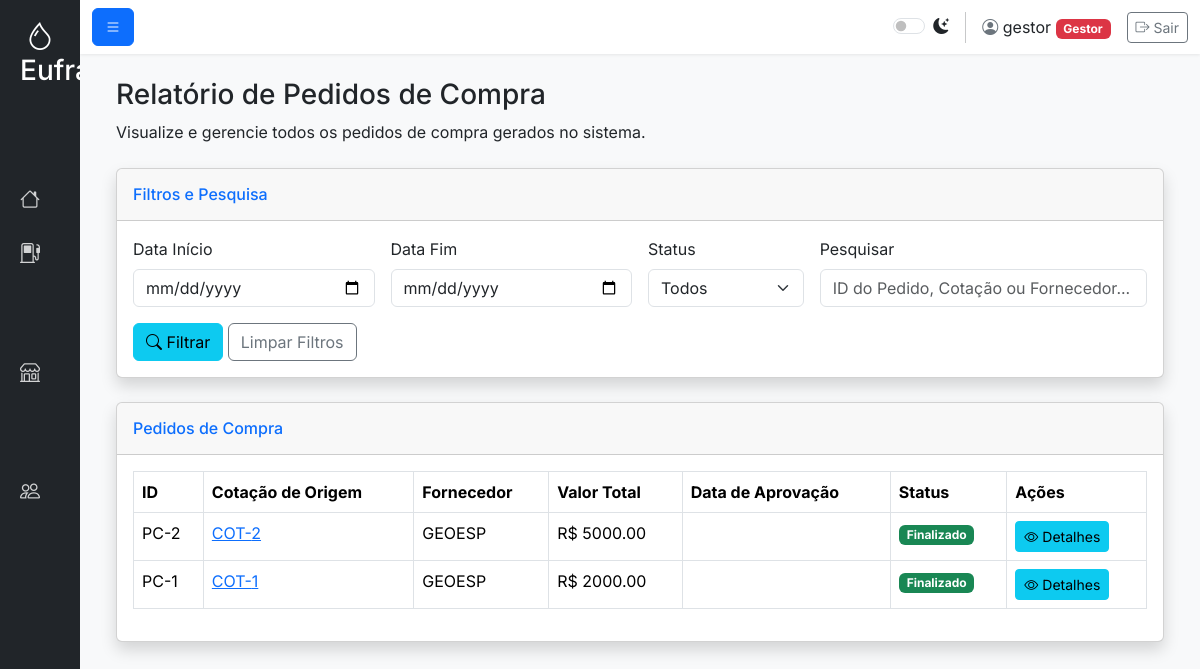
Before: /dealers/pedidos-relatorio (signed in) with the older database file.
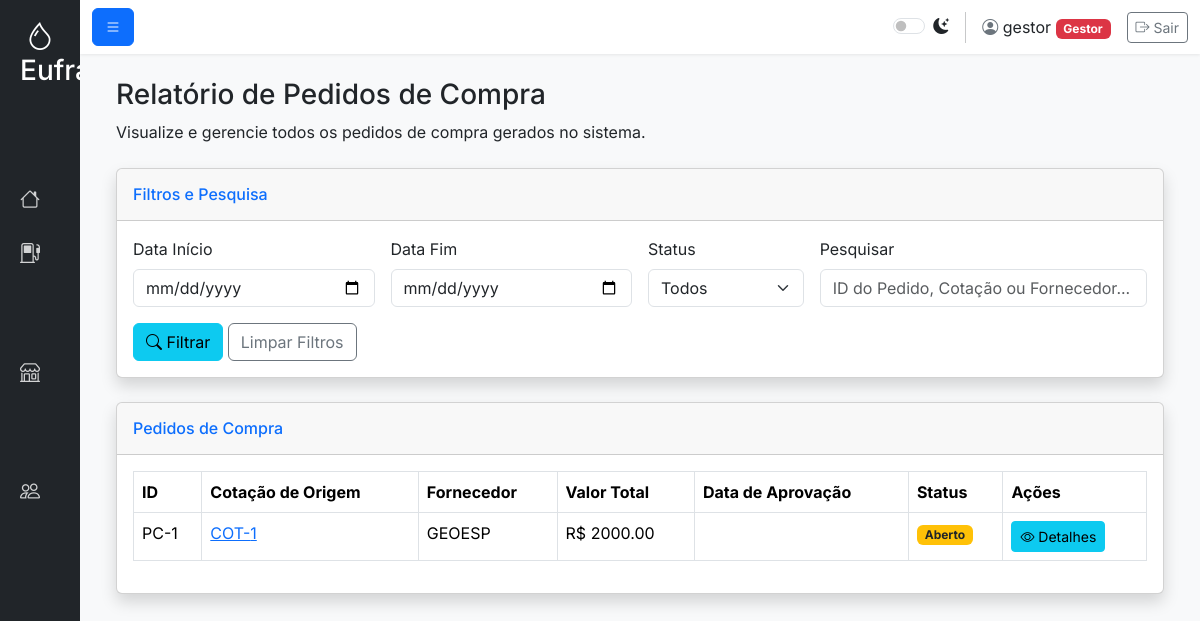
After: the same page with the newer database file.
### tables this page shows
CREATE TABLE pedidos_compra (
                id INTEGER PRIMARY KEY, cotacao_id INTEGER, user_id INTEGER, fornecedor_id INTEGER,
                valor_total REAL, data_abertura TEXT, status TEXT, data_finalizacao TEXT,
                nf_e_chave TEXT, nfs_pdf_path TEXT, data_registro TEXT
            , orcamento_id INTEGER DEFAULT 0, aprovado_por_id INTEGER DEFAULT 0);

CREATE TABLE fornecedores (
        id INTEGER PRIMARY KEY AUTOINCREMENT,
        cnpj TEXT NOT NULL UNIQUE,
        nome TEXT NOT NULL,
        ie TEXT,
        endereco TEXT,
        tipo TEXT,
        contato TEXT,
        data_registro TEXT DEFAULT CURRENT_TIMESTAMP
    );

### app.py (the view)
@app.route('/dealers/pedidos-relatorio', methods=['GET'])
@login_required
def pedidos_relatorio():
    filtros = {
        'data_inicio': request.args.get('data_inicio', ''),
        'data_fim': request.args.get('data_fim', ''),
        'status': request.args.get('status', ''),
        'pesquisa': request.args.get('pesquisa', '')
    }
    pedidos_list = obter_pedidos_compra_com_filtros(**filtros)
    if request.args.get('imprimir'):
        return render_template('relatorio_pedidos_impressao.html', pedidos=pedidos_list, filtros=filtros, data_emissao=datetime.now().strftime('%d/%m/%Y %H:%M'))
    return render_template('pedidos_relatorio.html', active_page='pedidos_compra', pedidos=pedidos_list, filtros=filtros)

### app.py (called while the page is built)
@app.before_request
def load_logged_in_user():
    user_id = session.get('user_id')
    g.user = get_user_by_id(user_id) if user_id else None

def login_required(view):
    @wraps(view)
    def wrapped_view(*args, **kwargs):
        if g.user is None:
            flash('Você precisa estar logado para acessar esta página.', 'warning')
            return redirect(url_for('login'))
        return view(*args, **kwargs)
    return wrapped_view

@app.context_processor
def inject_now():
    return {'now': datetime.now(), 'g': g}

### database.py (called while the page is built)
def get_db_connection():
    conn = sqlite3.connect('abastecimentos.db')
    conn.row_factory = sqlite3.Row
    return conn

def get_user_by_id(user_id):
    conn = get_db_connection()
    user = conn.execute('SELECT * FROM users WHERE id = ?', (user_id,)).fetchone()
    conn.close()
    return user

### templates/pedidos_relatorio.html (shortened to what the changed rows need)
{% extends "base.html" %}
{% block content %}
<div class="container-fluid">
    <h1 class="h3 mb-2 text-gray-800">Relatório de Pedidos de Compra</h1>
    <div class="card shadow mb-4">
        <div class="card-body">
            <div class="table-responsive">
                <table class="table table-bordered" id="dataTable" width="100%" cellspacing="0">
                    <thead>
                        <tr>
                            <th>ID</th>
                            <th>Cotação de Origem</th>
                            <th>Fornecedor</th>
                            <th>Valor Total</th>
                            <th>Data de Aprovação</th>
                            <th>Status</th>
                            <th>Ações</th>
                        </tr>
                    </thead>
                    <tbody>
                        {% if pedidos %}
                            {% for pedido in pedidos %}
                            <tr>
                                <td>PC-{{ pedido.id }}</td>
                                <td><a href="{{ url_for('cotacao_detalhe', cotacao_id=pedido.cotacao_id) }}">COT-{{ pedido.cotacao_id }}</a></td>
                                <td>{{ pedido.fornecedor_nome }}</td>
                                <td>R$ {{ "%.2f"|format(pedido.valor_total|float) }}</td>
                                <td>{{ pedido.data_aprovacao }}</td>
                                <td>
                                    <span class="badge {% if pedido.status == 'Aberto' %}bg-warning text-dark{% elif pedido.status == 'Finalizado' %}bg-success{% else %}bg-secondary{% endif %}">
                                        {{ pedido.status }}
                                    </span>
                                </td>
                                <td>
                                    <a href="{{ url_for('pedido_detalhe', pedido_id=pedido.id) }}" class="btn btn-info btn-sm">
                                        <i class="bi bi-eye"></i> Detalhes
                                    </a>
                                </td>
                            </tr>
                            {% endfor %}
                        {% else %}
                            <tr>
                                <td colspan="7" class="text-center">Nenhum pedido de compra encontrado. Aprove um orçamento para gerar um novo pedido.</td>
                            </tr>
                        {% endif %}
                    </tbody>
                </table>
            </div>
        </div>
    </div>
</div>
{% endblock %}

Changed rows visible on the page:
removed pedidos_compra: id "2", cotacao_id "2", fornecedor_nome "GEOESP", valor_total "5000.00", status "Finalizado"
changed pedidos_compra "GEOESP": status "Finalizado" → "Aberto"
